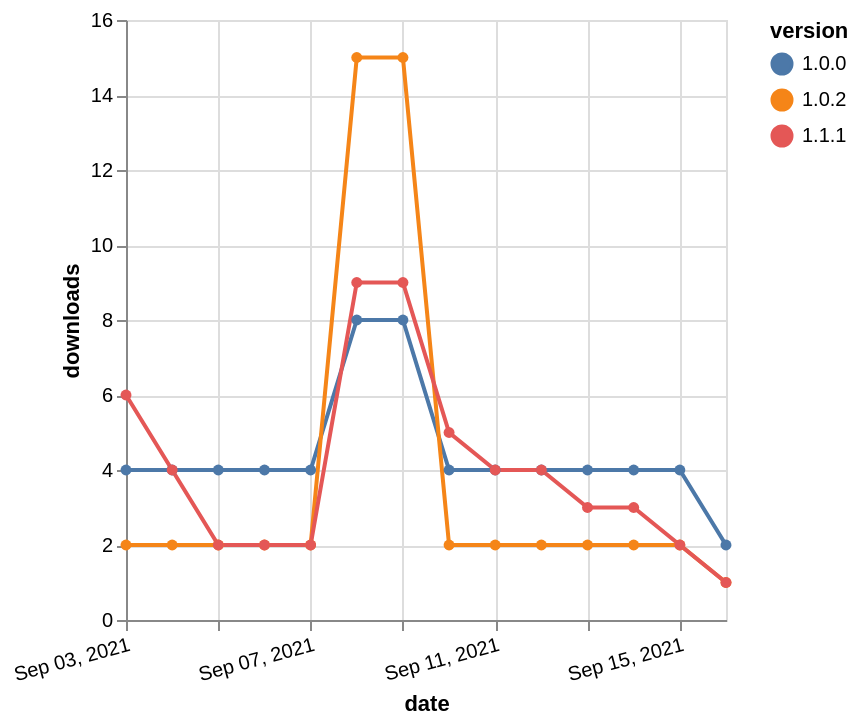

Write a Vega-Lite specification for this figure.
### Vega-Lite specification from a JSON file in a GitHub repository (floating-point values rounded to 4 significant figures)
{"$schema": "https://vega.github.io/schema/vega-lite/v5.json", "description": "A simple bar chart with embedded data.", "data": {"values": [{"date": "2021-09-03", "total": 6395, "delta": 4, "version": "1.0.0"}, {"date": "2021-09-04", "total": 6399, "delta": 4, "version": "1.0.0"}, {"date": "2021-09-05", "total": 6403, "delta": 4, "version": "1.0.0"}, {"date": "2021-09-06", "total": 6407, "delta": 4, "version": "1.0.0"}, {"date": "2021-09-07", "total": 6411, "delta": 4, "version": "1.0.0"}, {"date": "2021-09-08", "total": 6419, "delta": 8, "version": "1.0.0"}, {"date": "2021-09-09", "total": 6427, "delta": 8, "version": "1.0.0"}, {"date": "2021-09-10", "total": 6431, "delta": 4, "version": "1.0.0"}, {"date": "2021-09-11", "total": 6435, "delta": 4, "version": "1.0.0"}, {"date": "2021-09-12", "total": 6439, "delta": 4, "version": "1.0.0"}, {"date": "2021-09-13", "total": 6443, "delta": 4, "version": "1.0.0"}, {"date": "2021-09-14", "total": 6447, "delta": 4, "version": "1.0.0"}, {"date": "2021-09-15", "total": 6451, "delta": 4, "version": "1.0.0"}, {"date": "2021-09-16", "total": 6453, "delta": 2, "version": "1.0.0"}, {"date": "2021-09-03", "total": 7817, "delta": 2, "version": "1.0.2"}, {"date": "2021-09-04", "total": 7819, "delta": 2, "version": "1.0.2"}, {"date": "2021-09-05", "total": 7821, "delta": 2, "version": "1.0.2"}, {"date": "2021-09-06", "total": 7823, "delta": 2, "version": "1.0.2"}, {"date": "2021-09-07", "total": 7825, "delta": 2, "version": "1.0.2"}, {"date": "2021-09-08", "total": 7840, "delta": 15, "version": "1.0.2"}, {"date": "2021-09-09", "total": 7855, "delta": 15, "version": "1.0.2"}, {"date": "2021-09-10", "total": 7857, "delta": 2, "version": "1.0.2"}, {"date": "2021-09-11", "total": 7859, "delta": 2, "version": "1.0.2"}, {"date": "2021-09-12", "total": 7861, "delta": 2, "version": "1.0.2"}, {"date": "2021-09-13", "total": 7863, "delta": 2, "version": "1.0.2"}, {"date": "2021-09-14", "total": 7865, "delta": 2, "version": "1.0.2"}, {"date": "2021-09-15", "total": 7867, "delta": 2, "version": "1.0.2"}, {"date": "2021-09-16", "total": 7868, "delta": 1, "version": "1.0.2"}, {"date": "2021-09-03", "total": 5953, "delta": 6, "version": "1.1.1"}, {"date": "2021-09-04", "total": 5957, "delta": 4, "version": "1.1.1"}, {"date": "2021-09-05", "total": 5959, "delta": 2, "version": "1.1.1"}, {"date": "2021-09-06", "total": 5961, "delta": 2, "version": "1.1.1"}, {"date": "2021-09-07", "total": 5963, "delta": 2, "version": "1.1.1"}, {"date": "2021-09-08", "total": 5972, "delta": 9, "version": "1.1.1"}, {"date": "2021-09-09", "total": 5981, "delta": 9, "version": "1.1.1"}, {"date": "2021-09-10", "total": 5986, "delta": 5, "version": "1.1.1"}, {"date": "2021-09-11", "total": 5990, "delta": 4, "version": "1.1.1"}, {"date": "2021-09-12", "total": 5994, "delta": 4, "version": "1.1.1"}, {"date": "2021-09-13", "total": 5997, "delta": 3, "version": "1.1.1"}, {"date": "2021-09-14", "total": 6000, "delta": 3, "version": "1.1.1"}, {"date": "2021-09-15", "total": 6002, "delta": 2, "version": "1.1.1"}, {"date": "2021-09-16", "total": 6003, "delta": 1, "version": "1.1.1"}]}, "width": "container", "mark": {"type": "line", "point": {"filled": true}}, "encoding": {"x": {"field": "date", "type": "temporal", "timeUnit": "yearmonthdate", "title": "date", "axis": {"labelAngle": -15}}, "y": {"field": "delta", "type": "quantitative", "title": "downloads"}, "color": {"field": "version", "type": "nominal"}, "tooltip": {"field": "delta"}}}
